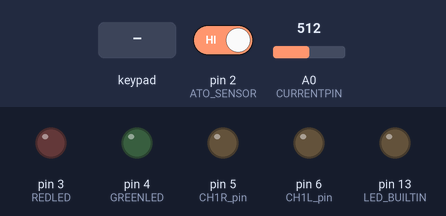
The program below on a simulated Arduino Nano, built with avr-gcc and run on an emulated ATmega328P. Shown: output pins drawn as LEDs (lit = HIGH). The inputs (shaded band) are chosen by the test bench; at power-on: pin 2 (ATO_SENSOR) HIGH, A0 (CURRENTPIN) = 512.

Above: at 1.7 s.
1.8 s: pin 2 (ATO_SENSOR) driven LOW
At 2.6 s:
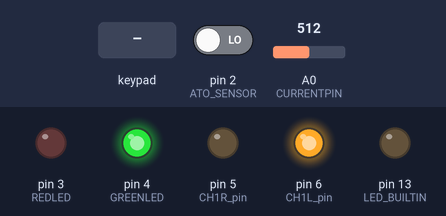
4.8 s: key '3' pressed
At 5.3 s:
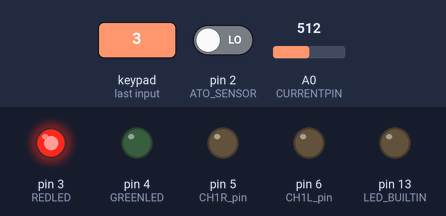
Timing chart, 0 to 7.8 s (numbered marks = the images above; inputs shaded):
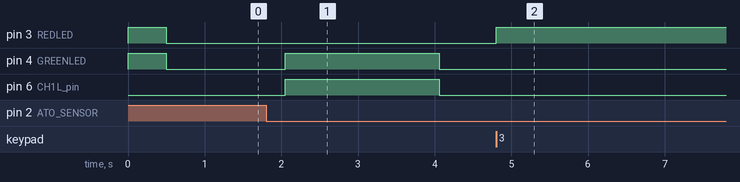

The program:

main.cpp
```cpp
#include <Arduino.h>
#include "Keypad.h"
//#include "avr/sleep.h"

//#define DEBUG

#define MAXTIMERUN 2000
#define CURRENTCOUNTER 20

#define currentDelta 185
#define offset       2500

#define ATO_SENSOR   2
#define CH1L_pin     6
#define CH1R_pin     5

#define REDLED       3
#define GREENLED     4

#define CURRENTPIN  A0

#define MAXCURRENT 0.8
#define VOLTAGE 5000.0


uint8_t run = 1;
uint8_t oldrun = 1;
uint8_t emergencyStop = 0;
uint32_t analog= 0;
double voltage = 0;
double current = 0;
double average = 0;
uint8_t i = 0;
unsigned long motorStartTime = 0;

//keypad
#define ROWS 1
#define COLS 4

uint8_t keys[ROWS][COLS] = {
  {'2','1','4','3'}
};

uint8_t rowPins[ROWS] = {A1};
uint8_t colPins[COLS] = {A2, A3, A4, A5};
Keypad keypad = Keypad( makeKeymap(keys), rowPins, colPins, ROWS, COLS);

void startM() {
  if (emergencyStop != 1 ) {
      motorStartTime = millis();
      digitalWrite(GREENLED, HIGH);
      digitalWrite(CH1L_pin, HIGH);
  }
}

void stopM() {
      digitalWrite(GREENLED,LOW);
      digitalWrite(CH1L_pin, LOW);
}

void interuptFnc() {
  //sleep_disable();
  run = digitalRead(ATO_SENSOR);
}


void keypadEvent(KeypadEvent key){
    switch (keypad.getState()){
    case PRESSED:
        if (key == '1') {
            digitalWrite(GREENLED,HIGH);
            startM();
        }
        if (key == '3') {
            digitalWrite(REDLED,HIGH);
            stopM();
            emergencyStop = 1;
        }
        break;

    case RELEASED:
        if (key == '1') {
            digitalWrite(GREENLED,LOW);
            stopM();
        }
        break;

    case HOLD:
        if (key == '4') {
          if (emergencyStop == 1) {
            digitalWrite(REDLED,LOW);
            emergencyStop = 0;
          }
        }
        break;
    }
}

void setup() {
#ifdef DEBUG
  Serial.begin(9600);
#endif

  pinMode(LED_BUILTIN, OUTPUT);
  pinMode(CURRENTPIN, INPUT);
  pinMode(CH1L_pin, OUTPUT);
  pinMode(CH1R_pin , OUTPUT);
  pinMode(GREENLED , OUTPUT);
  pinMode(REDLED, OUTPUT);
  pinMode(ATO_SENSOR,INPUT_PULLUP);
  digitalWrite(CH1R_pin , LOW);
  digitalWrite(CH1L_pin , LOW);
  digitalWrite(GREENLED,HIGH);
  digitalWrite(REDLED,HIGH);

  attachInterrupt(digitalPinToInterrupt(ATO_SENSOR), interuptFnc, CHANGE);
  delay(500);
  digitalWrite(GREENLED,LOW);
  digitalWrite(REDLED,LOW);
  keypad.addEventListener(keypadEvent);
}
/*
void going_to_sleep() {
  sleep_enable();
  set_sleep_mode(SLEEP_MODE_PWR_SAVE);
  delay(100);
  sleep_cpu();
}
*/

void loop() {
  char customKey = keypad.getKey();

  #ifdef DEBUG
  if (customKey){
    Serial.println(customKey);
  }
  #endif

  //motor
  if (oldrun != run) {
    if ( run == 0 ) {
        delay(250);
        startM();
    } else {
        stopM();
    }
    oldrun = run;
  }

  //motor timeout
  if ((run == 0) && (millis() - motorStartTime) > MAXTIMERUN) {
    #ifdef DEBUG
      Serial.println("Time STOP");
    #endif
    run = 1;
    oldrun = 1;
    stopM();
  }

  //measure currrent
  if (run == 0) {
    i++;
    analog += analogRead(CURRENTPIN);
    delay(10);
  }
  if ((i >= CURRENTCOUNTER )) {
    average = (double)analog/i;
    voltage = (average * VOLTAGE) / 1023.0;
    current = (voltage - offset) / currentDelta;
    #ifdef DEBUG
    Serial.print("Proud: ");
    Serial.print(current,3);
    Serial.println(" A");
    #endif
    if ( abs(current) > MAXCURRENT ) {
      stopM();
      emergencyStop = 1;
      digitalWrite(REDLED,HIGH);
    }
    analog = 0;
    voltage = 0;
    current = 0;
    average = 0;
    i = 0;
  }
/*
  if (run == 1) {
    going_to_sleep();
  }
*/
}
```

Measured:
- after the input at 1.8 s, pin 4 (GREENLED), pin 6 (CH1L_pin): LOW → HIGH after 0.25 s, → LOW 2.0 s later
- after the input at 4.8 s, pin 3 (REDLED): LOW → HIGH at once
